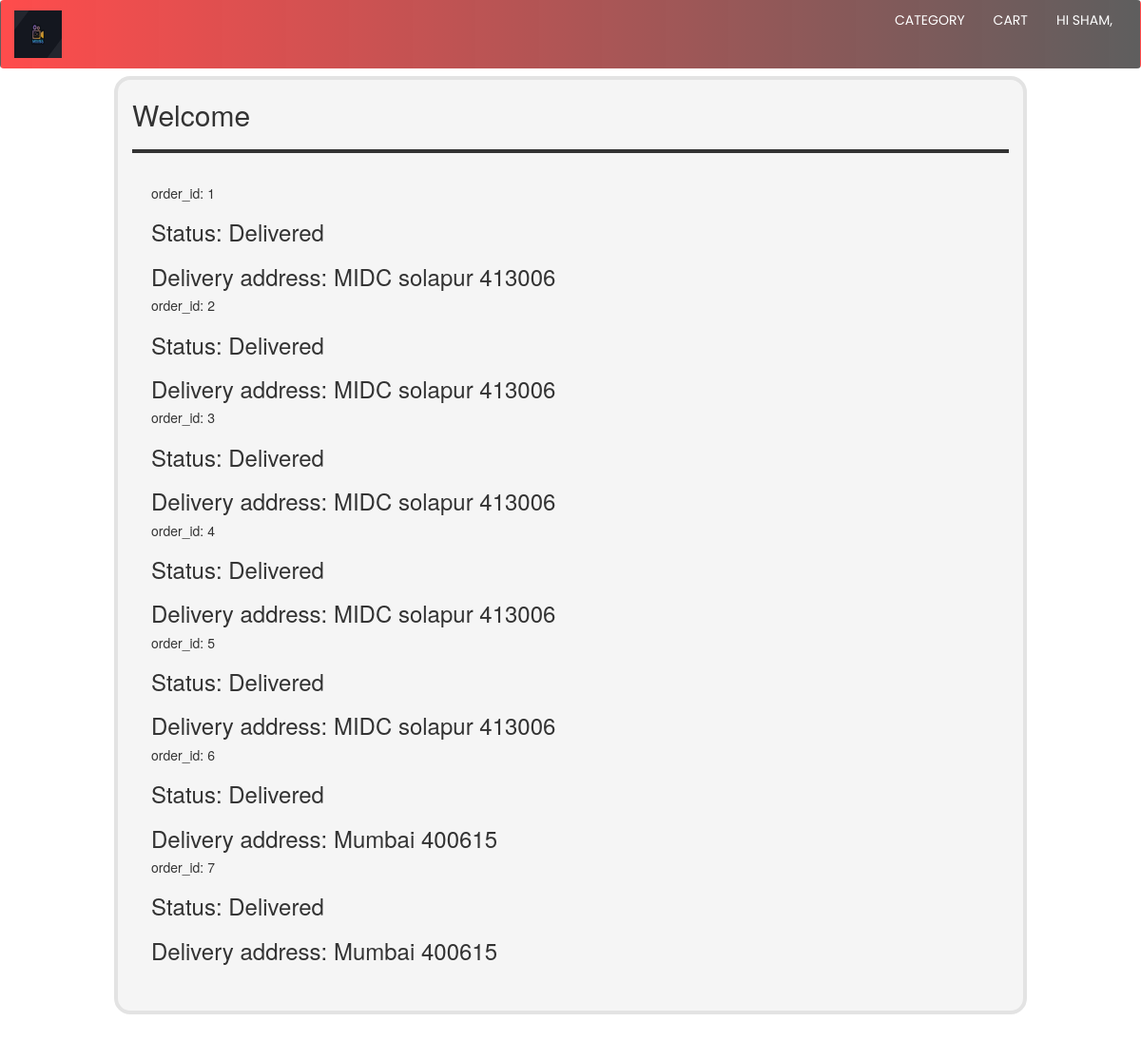
Screenshot of /webapp/my_order (signed in) with the database file from the repository.
### webapp/models.py (models this page shows)
class order(models.Model):
    user = models.ForeignKey(AuthUser, on_delete=models.CASCADE)
    address = models.ForeignKey(address_book, on_delete=models.CASCADE)

### webapp/views.py (the view)
# urls.py: path('my_order', views.my_order),
def my_order(request):
    user_id = request.user.id
    obj=order.objects.filter(user_id=user_id).values('id', 'address_id__address')
    return render(request, 'my_orders.html', {'order_list': obj })

### templates/my_orders.html (shortened to what this page needs)
{% extends 'base.html' %}
{% load static %}
{% block head %}
<link rel="stylesheet" type="text/css" href="https://cdn.datatables.net/1.10.21/css/jquery.dataTables.css">
{% endblock %}
{% block body %}
<div class="container">
  <h2> Welcome  </h2>
  <hr>
  <div style="padding-top:5px; padding-left:20px; padding-right:20px;">
      {% for i in order_list %}
        <h5>order_id: {{i.id}}</h5>
          <h3>Status: Delivered</h3>
          <h3>Delivery address: {{ i.address_id__address }}</h3>
      {% endfor %}
  </div>
  <br>
</div>
<br>
<br>
{% endblock %}

### templates/base.html (shortened to what this page needs)
{% load static %}
<!DOCTYPE html>
<html lang="en">
<head>
    <link rel="stylesheet" href="{% static 'css/bootstrap.css' %}">
    <link rel="stylesheet" href="{% static 'css/home_page.css' %}">
    <link rel="stylesheet" href="{% static 'css/select.css' %}">
    <link rel="stylesheet" href="{% static 'css/form_page.css' %}">
    <link rel="stylesheet" href="https://cdnjs.cloudflare.com/ajax/libs/font-awesome/4.7.0/css/font-awesome.min.css">
    <link rel="stylesheet" href="https://cdnjs.cloudflare.com/ajax/libs/font-awesome/4.7.0/css/font-awesome.min.css">
  {% block head %}{% endblock %}
</head>
<body>
<nav class="navbar">
  <div class="nav-container">
    <div class="nav-header">
      <div class="logo">
        <img src= "{% static 'images/img.png' %}" height="50px " width="50px" >
      </div>
    </div>
    <div class="nav">
      <ul class="nav-links">
          <li class="nav-item has-dropdown">
              <a href="/webapp/home_page" class="nav-link">Category</a>
          </li>
          <li class="nav-item has-dropdown">
              <a href="/webapp/view_cart" class="nav-link">Cart</a>
          </li>
          <li class="nav-item has-dropdown">
              <a href="#" class="nav-link">Hi {{user.first_name}},</a>
          </li>
      </ul>
    </div>
  </div>
</nav>
  <br><br><br><br>
{% block body %}
{% endblock %}
</body>
</html>

### static/css/home_page.css (style rules this page uses)
* { box-sizing: border-box; }
body { margin:0; }
nav,.navbar { height: 100%; width: 100%; float: left; background: linear-gradient(90deg, rgba(255, 0, 0, 0.7) 0%, rgba(0, 0, 0, 0.63) 100%); color: #fff; font-family: 'Poppins',sans-serif; }
.navbar .nav-container { width:100%;max-width: 1170px;margin: 0 auto; }
.navbar .nav-header { float:left;padding:10px 0 }
.navbar .logo { width:100%;max-width:140px }
.navbar .logo img { max-width:100% }
.navbar .nav-links { margin:0;float:right }
.navbar .nav-links .nav-item { position:relative;list-style:none;float:left }
.navbar .nav-links .nav-item .nav-link { padding-top: 25%; padding:10px 15px;text-transform:uppercase;display:block;text-decoration:none;color: #fff; }

### static/css/form_page.css (style rules this page uses)
.container { margin: auto; background-color: #f5f5f5; height: 100%; width: 80%; vertical-align: middle; border: 4px solid; border-color: #e3e3e3; border-radius: 17px; padding-bottom: 20px; }
hr { margin-top: 20px; margin-bottom: 20px; border-top: 4px solid; }

### rows the page displays
order: id "1", address_id__address "MIDC solapur 413006"
order: id "2", address_id__address "MIDC solapur 413006"
order: id "3", address_id__address "MIDC solapur 413006"
order: id "4", address_id__address "MIDC solapur 413006"
order: id "5", address_id__address "MIDC solapur 413006"
order: id "6", address_id__address "Mumbai 400615"
order: id "7", address_id__address "Mumbai 400615"

### other values shown
{{ user.first_name }} "SHAM"
